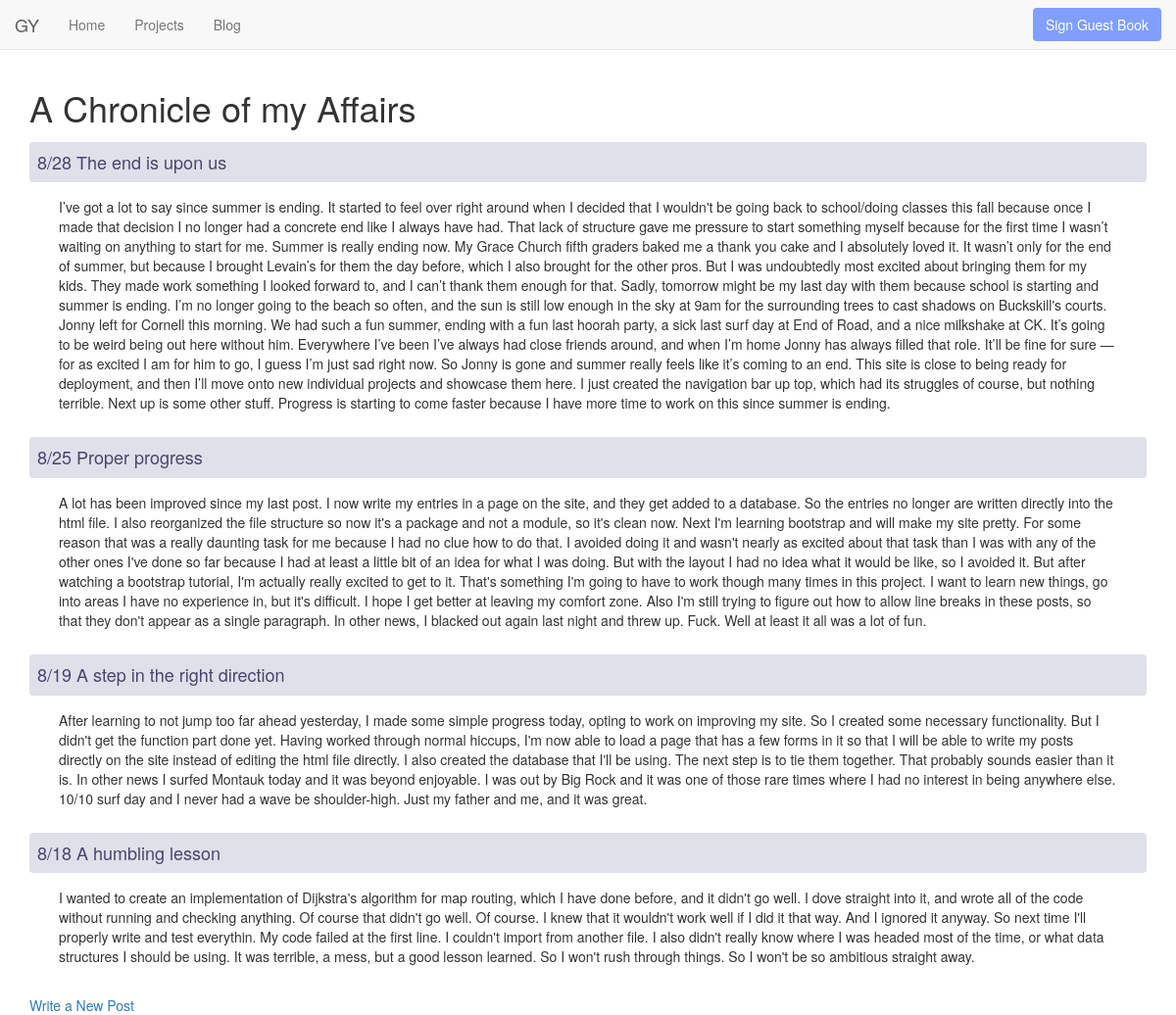
/blog, run on an earlier commit of the app's database.
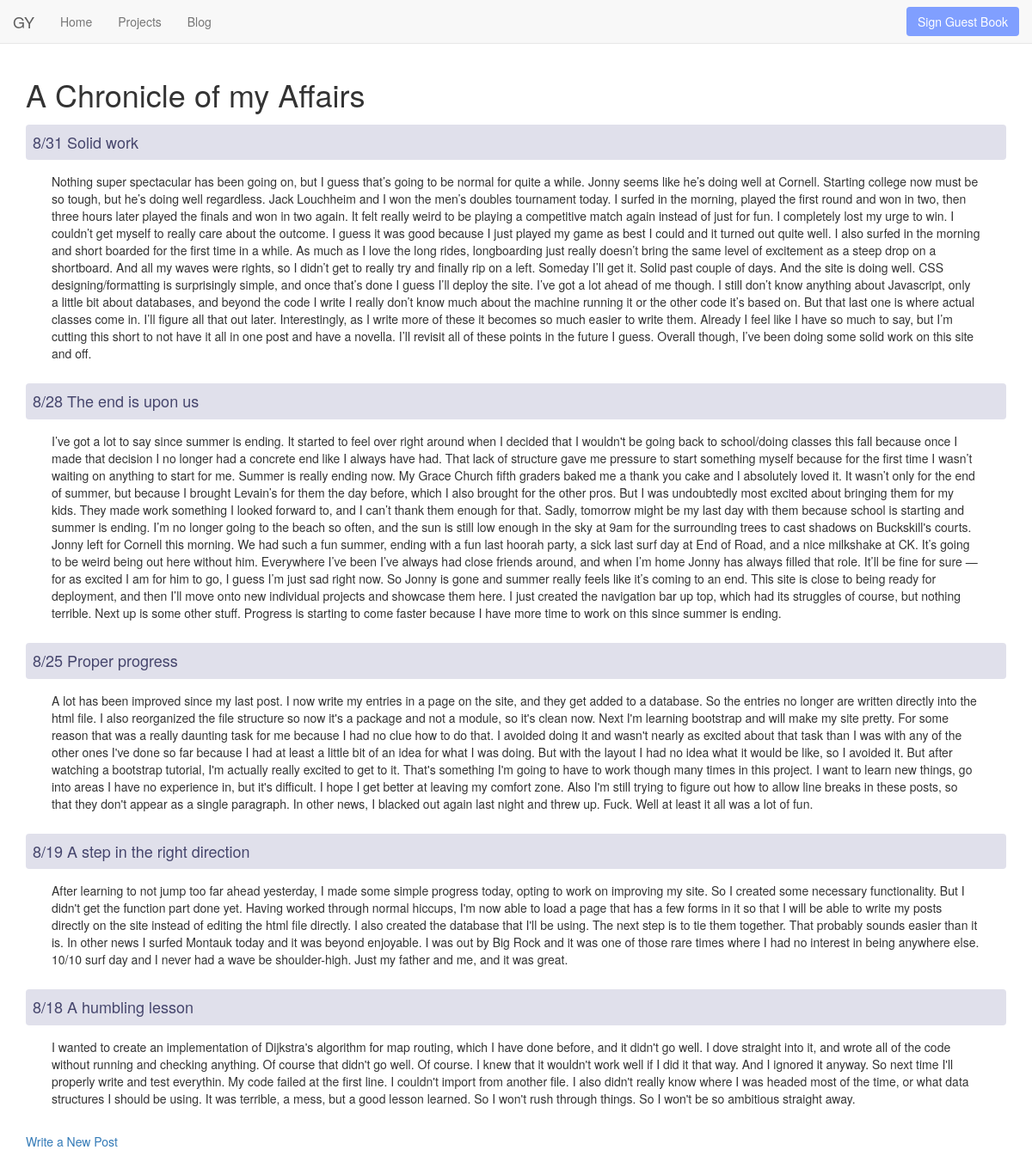
And on a later commit of the database.
### mysite/models.py (models this page shows, shortened)
class Post(db.Model):
	title = db.Column(db.String, nullable=False, primary_key=True)
	date_posted = db.Column(db.DateTime, nullable=False, default=datetime.utcnow)
	content = db.Column(db.Text, nullable=False)

### mysite/routes.py (the view)
@app.route('/blog')
def blog():
	posts = Post.query.all()
	return render_template('blog.html', title='GY Blog', posts=posts)

### mysite/templates/blog.html
{% extends "layout.html" %}
{% block content %}
	<h1>A Chronicle of my Affairs</h1>
	{% for post in posts[::-1] %}
		<article class="media">
			<div class="media-body">
				<p class="article-title">{{ post.date_posted.month }}/{{post.date_posted.day }} {{ post.title }}</p>
				<p class="article-content">{{ post.content }}</p>
			</div>
	{% endfor %}
	<br>
	<a href="{{ url_for('makepost') }}">Write a New Post</a>
{% endblock content %}

### mysite/templates/layout.html (shortened to what this page needs)
<!DOCTYPE html>
<html>
<head>
	<link rel="stylesheet" href="https://stackpath.bootstrapcdn.com/bootstrap/3.4.1/css/bootstrap.min.css">
	<link rel="stylesheet" type="text/css" href="{{ url_for('static', filename='main.css') }}">
</head>
<body>
	<div class="container-fluid">
		<nav class="navbar navbar-default navbar-fixed-top">
			<div class="container-fluid">
				<div class="navbar-header">
					<a class="navbar-brand" href="{{ url_for('home') }}">GY</a>
				</div>
				<div class="collapse navbar-collapse" id="example-navbar-collapse">
					<ul class="nav navbar-nav">
				      <li><a href="{{ url_for('home') }}">Home</a></li>
				      <li><a href="{{ url_for('projects') }}">Projects</a></li>
				      <li><a href="{{ url_for('blog') }}">Blog</a></li>
				    </ul>
				    <div class="container-fluid">
				    	<a href="{{ url_for('guestbook') }}" class="btn btn-blue navbar-btn navbar-right" role="button">Sign Guest Book</a>
					</div>
				</div>
			</div>
		</nav>
	</div>
	<div class="container">
		{% block content %}{% endblock %}
	</div>
</body>
</html>

### mysite/static/main.css (style rules this page uses)
body { padding-top: 70px; }
.article-title { background-color: #e0e0eb; color: #46466d; border-radius: 4px; padding: 8px; font-size: 18px; }
.article-content { padding-right: 30px; padding-left: 30px; padding-top: 5px; }
.btn-blue { background-color: #809fff; color: #ffffff; }

What changed in the data, as far as the page shows it:
added Post: date_posted.month "8", date_posted.day "31", title "Solid work", content "Nothing super spectacular has been going on, but I guess that’s going to be normal for quite a while. Jonny seems like he’s doing well at Cornell. Starting college now must be so tough, but he’s doing well regardless. Jack Louchheim and I won the men’s doubles tournament today. I surfed in the morning, played the first round and won in two, then three hours later played the finals and won in two again. It felt really weird to be playing a competitive match again instead of just for fun. I completely lost my urge to win. I couldn’t get myself to really care about the outcome. I guess it was good because I just played my game as best I could and it turned out quite well. I also surfed in the…"
